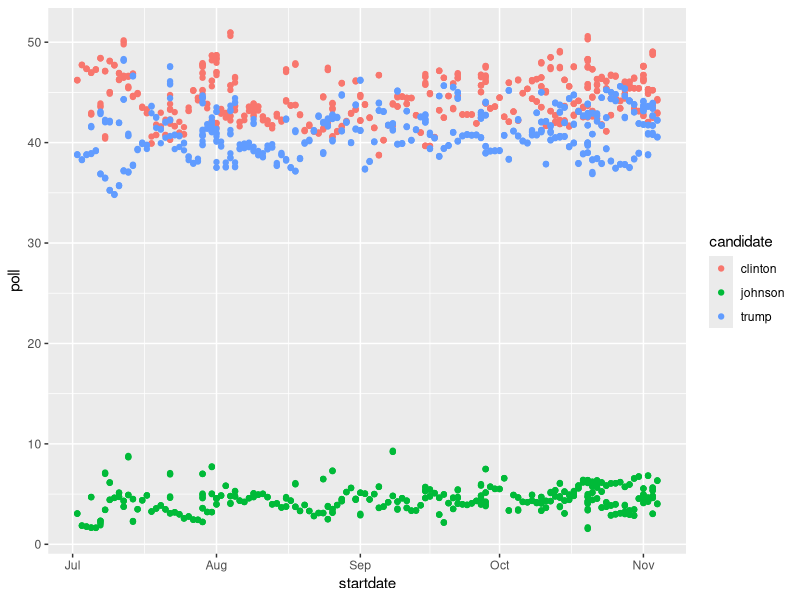
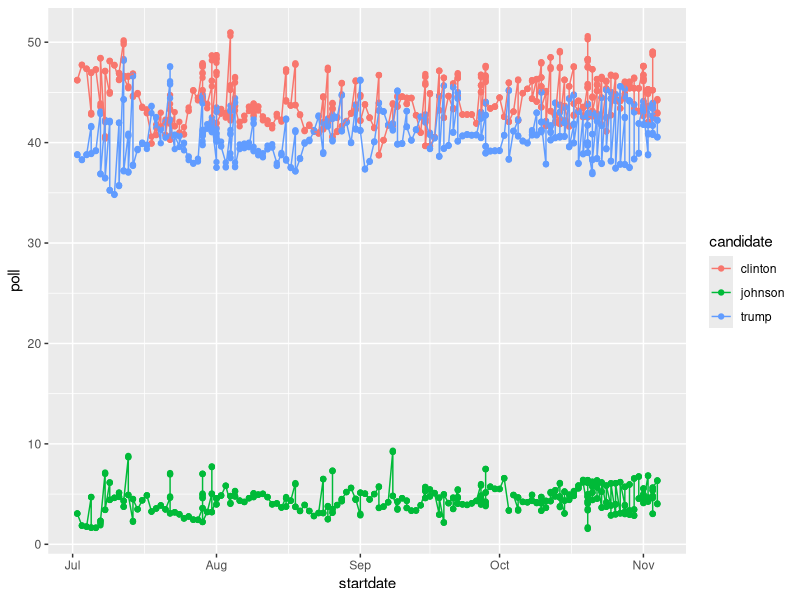
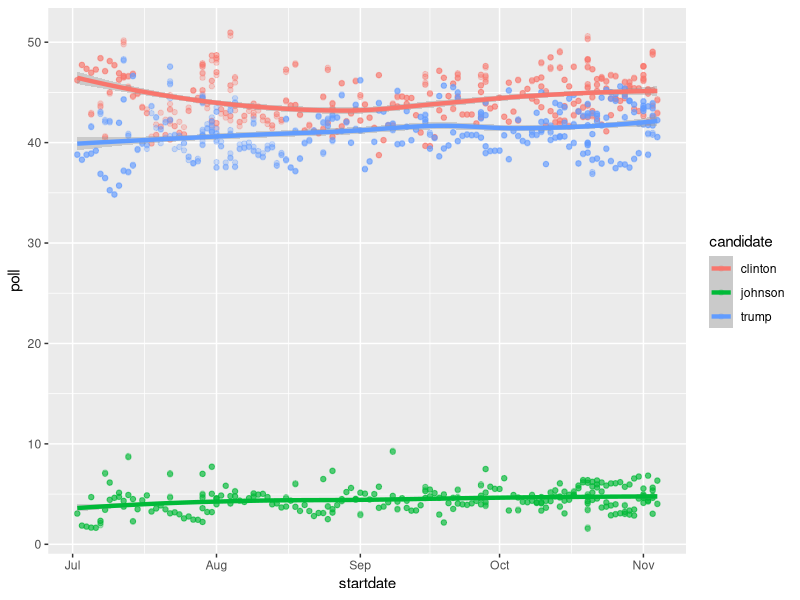
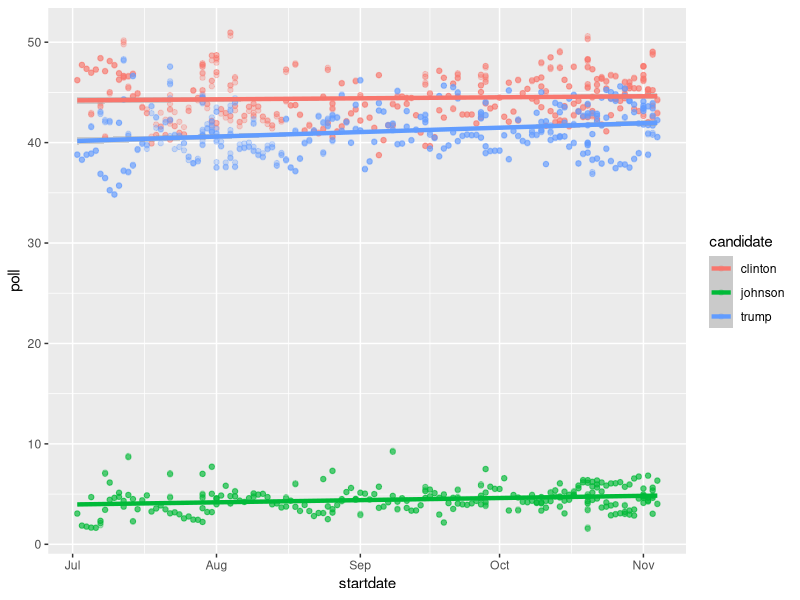
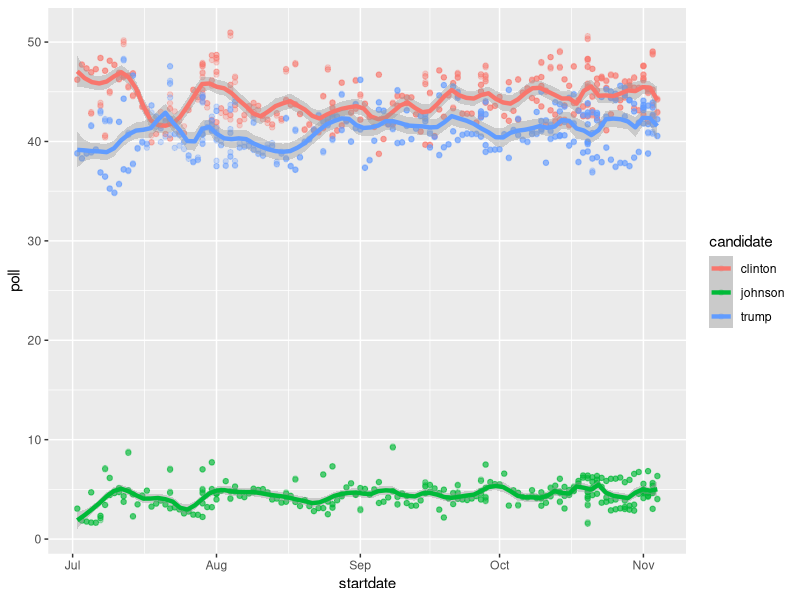
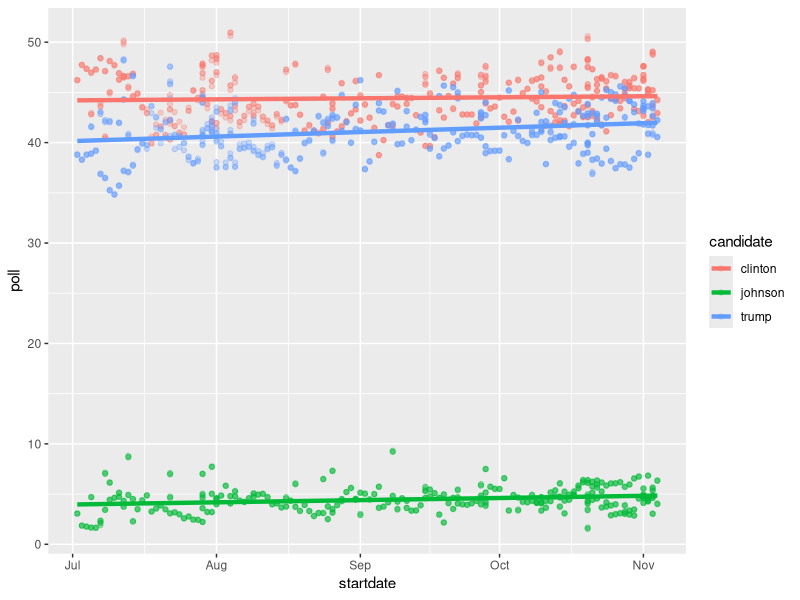
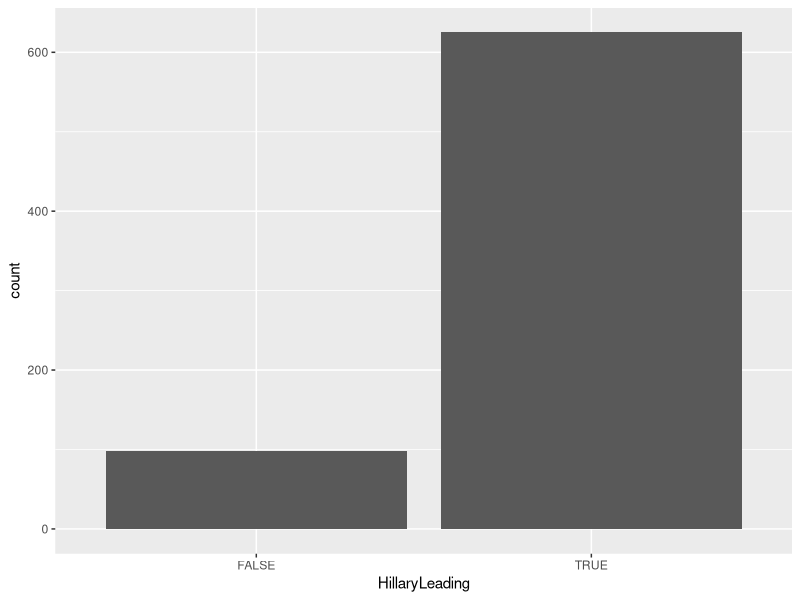
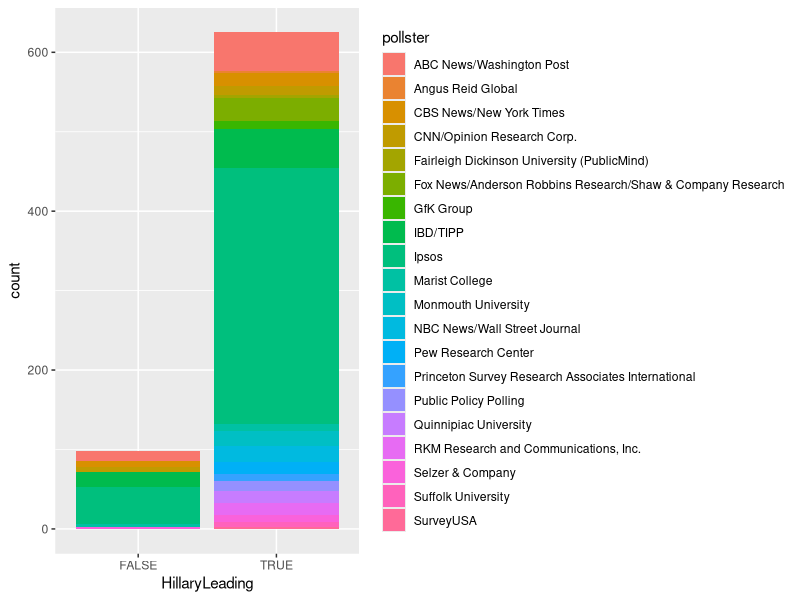

The R source for these figures, in order:
## ---- chunk 1
knitr::opts_chunk$set(echo = TRUE)
## ---- chunk 2
library(tidyverse)
library(lubridate)

polls = read_csv("president_general_polls_2016.csv")
glimpse(polls)
## ---- chunk 3
t = gather(polls, key=candidate, value=poll, rawpoll_clinton, rawpoll_trump, rawpoll_johnson, adjpoll_clinton, adjpoll_trump, adjpoll_johnson)
t = separate(t, candidate, into=c("poll_type", "candidate"), sep="poll_")
## ---- chunk 4
polls %>% select(state)
## ---- chunk 5
polls %>% select(state) %>% distinct()
## ---- chunk 6
tpolls = 
  polls %>% 
  gather(key=candidate, value=poll, rawpoll_clinton, rawpoll_trump, rawpoll_johnson, adjpoll_clinton, adjpoll_trump, adjpoll_johnson) %>% 
  separate(candidate, into=c("poll_type", "candidate"), sep="poll_")
## ---- chunk 7
# use only high quality national polls
tpollsUS2016a = tpolls %>% filter(startdate > "2016-07-01", poll_type == "adj", state == "U.S.", grade %in% c("A", "A-", "A+", "B+"))
tpplot = tpollsUS2016a %>% ggplot(aes(x=startdate, y=poll, color=candidate))
tpplot + geom_point()
## ---- chunk 8
tpplot + geom_point() + geom_line()
## ---- chunk 9
tpplot + 
  geom_point(alpha = 0.3) + # alpha controls transparency: 0 = clear; 1 = opaque
  geom_smooth(lwd = 1.5) # lwd = line width
## ---- chunk 10
tpplot + 
  geom_point(alpha = 0.3) +
  geom_smooth(lwd = 1.5, method = 'lm')
## ---- chunk 11
tpplot + 
  geom_point(alpha = 0.3) + 
  geom_smooth(lwd = 1.5, span = 0.1)
## ---- chunk 12
tpplot + 
  geom_point(alpha = 0.3) +
  geom_smooth(lwd = 1.5, method = 'lm', se = FALSE)
## ---- chunk 13
modpolls = 
tpollsUS2016a %>% 
  filter(poll_type == "adj", state == "U.S.") %>% 
  spread(key = candidate, value = poll) %>%
  mutate(HillaryLeading = clinton > trump)

modpolls
## ---- chunk 14
modpolls %>% ggplot() +
  geom_bar(aes(x = HillaryLeading))
## ---- chunk 15
ggplot(modpolls) +
  geom_bar(aes(x = HillaryLeading, fill = pollster))
## ---- chunk 16
ggplot(filter(modpolls, samplesize < 1000)) +
  geom_bar(aes(x = HillaryLeading, fill = pollster))
## ---- chunk 17
ggplot(filter(modpolls, samplesize > 1000)) +
  geom_bar(aes(x = HillaryLeading, fill = pollster))
## ---- chunk 18
ggplot(filter(modpolls, samplesize > 1000)) +
  geom_bar(aes(x = HillaryLeading, fill = pollster), position = "dodge")
## ---- chunk 19
ggplot(filter(modpolls, samplesize > 1000)) +
  geom_bar(aes(x = HillaryLeading, fill = pollster), position = "fill")
## ---- chunk 20
modpolls = mutate(modpolls, HillaryMargin = clinton - trump)
modpolls
## ---- chunk 21
ggplot(modpolls) +
  geom_histogram(aes(x = HillaryMargin))
## ---- chunk 22
ggplot(modpolls) +
  geom_histogram(aes(x = HillaryMargin, fill = samplesize > 1000))
## ---- chunk 23
ggplot(modpolls) +
  geom_histogram(aes(x = HillaryMargin, fill = samplesize > 1000), position = "identity", alpha = 0.5)
## ---- chunk 24
ggplot(modpolls) +
  geom_freqpoly(aes(x = HillaryMargin, color = samplesize > 1000))
## ---- chunk 25
ggplot(modpolls) +
  geom_freqpoly(aes(x = HillaryMargin, color = samplesize > 1000), binwidth = 1)
## ---- chunk 26
ggplot(modpolls) +
  geom_density(aes(x = HillaryMargin, fill = samplesize > 1000), alpha = 0.3)
## ---- chunk 27
ggplot(modpolls) +
  geom_histogram(aes(x = HillaryMargin, color = pollster, fill = pollster), alpha = 0.3)
## ---- chunk 28
ggplot(modpolls) +
  geom_point(aes(x = pollster, y = HillaryMargin)) + 
  coord_flip() # coordinate flip makes reading the poll names easier
## ---- chunk 29
ggplot(modpolls, aes(x = pollster, y = HillaryMargin)) +
  geom_jitter(alpha = 0.5) +
  coord_flip()
## ---- chunk 30
ggplot(modpolls, aes(x = pollster, y = HillaryMargin)) +
  geom_boxplot() +
  coord_flip()
## ---- chunk 31
ggplot(modpolls, aes(x = pollster, y = HillaryMargin)) +
  geom_boxplot(outlier.color = "red") +
  coord_flip()
## ---- chunk 32
ggplot(modpolls, aes(x = reorder(pollster, HillaryMargin, FUN = median), y = HillaryMargin)) +
  geom_boxplot(outlier.color = "red") +
  coord_flip()
## ---- chunk 33
modpolls %>% 
ggplot(aes(x = grade, y = HillaryMargin)) +
  geom_violin() +
  coord_flip()
